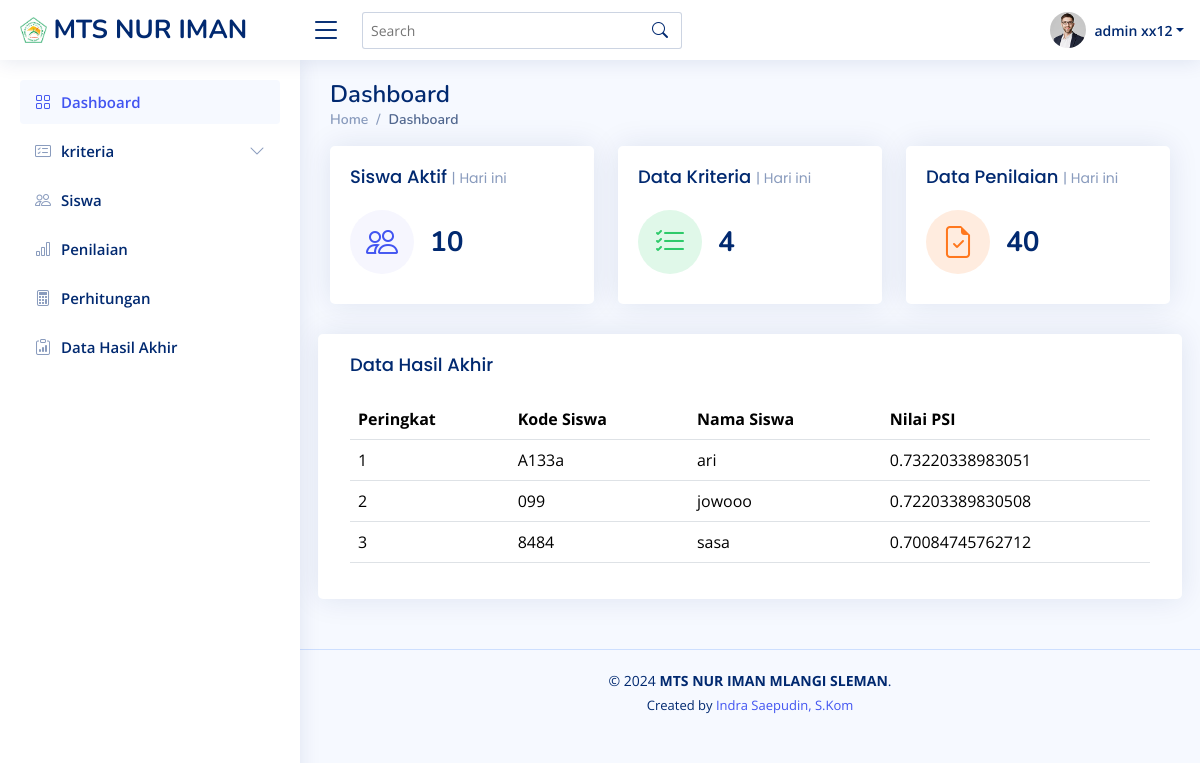
Screenshot of /dashboard.php (signed in) with the database file from the repository.
### tables this page shows
CREATE TABLE `siswa` (
  `kode_siswa` varchar(50) NOT NULL,
  `nisn` varchar(20) NOT NULL,
  `nama_siswa` varchar(100) NOT NULL,
  `kelas` varchar(10) NOT NULL,
  `jenis_kelamin` enum('Laki-laki','Perempuan') NOT NULL,
  `alamat` text NOT NULL,
  `no_telp` varchar(15) DEFAULT NULL,
  `orang_tua_wali` varchar(100) NOT NULL
);

### data.php (the view, shortened to what this page needs)
<?php
function getAlternatif($conn)
{
  $alternatif = array();
  $querySiswa = "SELECT * FROM siswa";
  $resultSiswa = $conn->query($querySiswa);
  if ($resultSiswa->rowCount() > 0) {
    while ($rowSiswa = $resultSiswa->fetch(PDO::FETCH_ASSOC)) {
      $alternatif[] = $rowSiswa;
    }
  }
  return $alternatif;
}
function getMatriksAlternatif($conn)
{
  $matriksAlternatif = array();
  $queryKriteria = "SELECT kode_kriteria, nama_kriteria, jenis_kriteria FROM kriteria";
  $resultKriteria = $conn->query($queryKriteria);
  if ($resultKriteria->rowCount() > 0) {
    while ($rowKriteria = $resultKriteria->fetch(PDO::FETCH_ASSOC)) {
      $kodeKriteria = $rowKriteria['kode_kriteria'];
      $jenisKriteria = $rowKriteria['jenis_kriteria'];
      $subkriteria = array();
      $bobotSubkriteria = array();
      $queryPenilaian = "SELECT p.kode_siswa, sk.sub_kriteria, sk.bobot_sub_kriteria
                         FROM penilaian_siswa p
                         JOIN sub_kriteria sk ON p.id_sub_kriteria = sk.id_sub_kriteria
                         WHERE p.kode_kriteria = :kodeKriteria";
      $stmtPenilaian = $conn->prepare($queryPenilaian);
      $stmtPenilaian->bindParam(':kodeKriteria', $kodeKriteria);
      $stmtPenilaian->execute();
      $resultPenilaian = $stmtPenilaian->fetchAll(PDO::FETCH_ASSOC);
      foreach ($resultPenilaian as $rowPenilaian) {
        $subkriteria[$rowPenilaian['kode_siswa']][] = $rowPenilaian['sub_kriteria'];
        $bobotSubkriteria[$rowPenilaian['kode_siswa']][] = intval($rowPenilaian['bobot_sub_kriteria']);
      }
      $matriksAlternatif[$rowKriteria['nama_kriteria']] = array('subkriteria' => $subkriteria, 'bobot_subkriteria' => $bobotSubkriteria, 'jenis_kriteria' => $jenisKriteria);
    }
  }
  return $matriksAlternatif;
}
try {
  $conn = new PDO("mysql:host=localhost;dbname=mts_psi", 'root', '');
  $conn->setAttribute(PDO::ATTR_ERRMODE, PDO::ERRMODE_EXCEPTION);
  $alternatif = getAlternatif($conn);
  $matriksAlternatif = getMatriksAlternatif($conn);
  $uniqueKriteria = array_unique(array_keys($matriksAlternatif));
} catch (PDOException $e) {
  echo "Koneksi database gagal: " . $e->getMessage();
}
?>
<!-- <?php
      function normalisasiBenefit($nilai, $maxNilai)
      {
        return $nilai / $maxNilai;
      }
      function normalisasiCost($nilai, $minNilai)
      {
        return $minNilai / $nilai;
      }
      $stmt_nilai = $conn->query("SELECT ps.kode_siswa, s.nama_siswa, ps.kode_kriteria, sk.bobot_sub_kriteria AS nilai, k.jenis_kriteria FROM penilaian_siswa ps INNER JOIN siswa s ON ps.kode_siswa = s.kode_siswa INNER JOIN sub_kriteria sk ON ps.id_sub_kriteria = sk.id_sub_kriteria INNER JOIN kriteria k ON ps.kode_kriteria = k.kode_kriteria");
      $stmt_kriteria = $conn->query("SELECT * FROM kriteria");
      $nama_kriteria = array();
      while ($row_kriteria = $stmt_kriteria->fetch(PDO::FETCH_ASSOC)) {
        $nama_kriteria[] = $row_kriteria['nama_kriteria'];
      }
      ?>
                <?php
                $totalNormalisasi = array();
                while ($row_nilai = $stmt_nilai->fetch(PDO::FETCH_ASSOC)) {
                  $kodeKriteria = $row_nilai['kode_kriteria'];
                  $nilai = $row_nilai['nilai'];
                  $maxNilai = $conn->query("SELECT MAX(bobot_sub_kriteria) FROM sub_kriteria WHERE kode_kriteria='" . $kodeKriteria . "'")->fetchColumn();
                  $minNilai = $conn->query("SELECT MIN(bobot_sub_kriteria) FROM sub_kriteria WHERE kode_kriteria='" . $kodeKriteria . "'")->fetchColumn();
                  $jenisKriteria = $row_nilai['jenis_kriteria'];
                  if ($jenisKriteria == 'Benefit') {
                    $normalisasi = normalisasiBenefit($nilai, $maxNilai);
                  } else {
                    $normalisasi = normalisasiCost($nilai, $minNilai);
                  }
                  if (!isset($totalNormalisasi[$kodeKriteria])) {
                    $totalNormalisasi[$kodeKriteria] = 0;
                  }
                  $totalNormalisasi[$kodeKriteria] += $normalisasi;
                  if ($kodeKriteria == end($nama_kriteria)) {
                    echo "</tr>";
                  }
                }
                ?>
                <?php
                $totalNilai = array_fill_keys($uniqueKriteria, 0);
                foreach ($alternatif as $siswa) {
                  foreach ($nama_kriteria as $kriteria) {
                    $kodeKriteria = $conn->query("SELECT kode_kriteria FROM kriteria WHERE nama_kriteria='" . $kriteria . "'")->fetchColumn();
                    $bobotSubkriteria = $conn->query("SELECT sk.bobot_sub_kriteria FROM sub_kriteria sk INNER JOIN penilaian_siswa ps ON sk.id_sub_kriteria = ps.id_sub_kriteria WHERE ps.kode_siswa='" . $siswa['kode_siswa'] . "' AND ps.kode_kriteria='" . $kodeKriteria . "'")->fetchColumn();
                    $maxBobot = $conn->query("SELECT MAX(bobot_sub_kriteria) FROM sub_kriteria WHERE kode_kriteria='" . $kodeKriteria . "'")->fetchColumn();
                    $minBobot = $conn->query("SELECT MIN(bobot_sub_kriteria) FROM sub_kriteria WHERE kode_kriteria='" . $kodeKriteria . "'")->fetchColumn();
                    $jenisKriteria = $conn->query("SELECT jenis_kriteria FROM kriteria WHERE kode_kriteria='" . $kodeKriteria . "'")->fetchColumn();
                    if ($jenisKriteria == 'Benefit') {
                      $normalisasi = $bobotSubkriteria / $maxBobot;
                    } else {
                      $normalisasi = $minBobot / $bobotSubkriteria;
                    }
                    $rataRata = $totalNormalisasi[$kodeKriteria] / count($nama_kriteria);
                    $nilaiKurangRataRata = $normalisasi - $rataRata;
                    $totalNilai[$kriteria] += $nilaiKurangRataRata;
                  }
                }
                ?>
                  <?php
                  $totalSemuaDeviasi = 0;
                  foreach ($uniqueKriteria as $kriteria) {
                    $deviasi = 1 - $totalNilai[$kriteria];
                    $totalSemuaDeviasi += $deviasi;
                  ?>
                  <?php } ?>
                <?php
                foreach ($alternatif as $siswa) {
                  foreach ($nama_kriteria as $kriteria) {
                    $kodeKriteria = $conn->query("SELECT kode_kriteria FROM kriteria WHERE nama_kriteria='" . $kriteria . "'")->fetchColumn();
                    $bobotSubkriteria = $conn->query("SELECT sk.bobot_sub_kriteria FROM sub_kriteria sk INNER JOIN penilaian_siswa ps ON sk.id_sub_kriteria = ps.id_sub_kriteria WHERE ps.kode_siswa='" . $siswa['kode_siswa'] . "' AND ps.kode_kriteria='" . $kodeKriteria . "'")->fetchColumn();
                    $maxBobot = $conn->query("SELECT MAX(bobot_sub_kriteria) FROM sub_kriteria WHERE kode_kriteria='" . $kodeKriteria . "'")->fetchColumn();
                    $minBobot = $conn->query("SELECT MIN(bobot_sub_kriteria) FROM sub_kriteria WHERE kode_kriteria='" . $kodeKriteria . "'")->fetchColumn();
                    $jenisKriteria = $conn->query("SELECT jenis_kriteria FROM kriteria WHERE kode_kriteria='" . $kodeKriteria . "'")->fetchColumn();
                    if ($jenisKriteria == 'Benefit') {
                      $normalisasi = $bobotSubkriteria / $maxBobot;
                    } else {
                      $normalisasi = $minBobot / $bobotSubkriteria;
                    }
                  }
                }
                ?>
<div class="card">
  <div class="card-body">
    <h5 class="card-title">Data Hasil Akhir</h5>
    <table class="table table-hover">
      <thead>
        <tr>
          <th>Peringkat</th>
          <th>Kode Siswa</th>
          <th>Nama Siswa</th>
          <th>Nilai PSI</th>
        </tr>
      </thead>
      <tbody>
        <?php
        $nilaiPSI_siswa = array();
        foreach ($alternatif as $siswa) {
          $kodeSiswa = $siswa['kode_siswa'];
          $nilaiPSI = 0;
          foreach ($nama_kriteria as $kriteria) {
            $kodeKriteria = $conn->query("SELECT kode_kriteria FROM kriteria WHERE nama_kriteria='" . $kriteria . "'")->fetchColumn();
            $bobotSubkriteria = $conn->query("SELECT sk.bobot_sub_kriteria FROM sub_kriteria sk INNER JOIN penilaian_siswa ps ON sk.id_sub_kriteria = ps.id_sub_kriteria WHERE ps.kode_siswa='" . $siswa['kode_siswa'] . "' AND ps.kode_kriteria='" . $kodeKriteria . "'")->fetchColumn();
            $maxBobot = $conn->query("SELECT MAX(bobot_sub_kriteria) FROM sub_kriteria WHERE kode_kriteria='" . $kodeKriteria . "'")->fetchColumn();
            $minBobot = $conn->query("SELECT MIN(bobot_sub_kriteria) FROM sub_kriteria WHERE kode_kriteria='" . $kodeKriteria . "'")->fetchColumn();
            $jenisKriteria = $conn->query("SELECT jenis_kriteria FROM kriteria WHERE kode_kriteria='" . $kodeKriteria . "'")->fetchColumn();
            if ($jenisKriteria == 'Benefit') {
              $normalisasi = $bobotSubkriteria / $maxBobot;
            } else {
              $normalisasi = $minBobot / $bobotSubkriteria;
            }
            $bobotKriteria = (1 - $totalNilai[$kriteria]) / $totalSemuaDeviasi;
            $nilaiPSI += $normalisasi * $bobotKriteria;
          }
          $nilaiPSI_siswa[$kodeSiswa] = $nilaiPSI;
        }
        arsort($nilaiPSI_siswa);
        $peringkat = 1;
        foreach ($nilaiPSI_siswa as $kodeSiswa => $nilaiPSI) {
          if ($peringkat > 3) {
            break;
          }
          $namaSiswa = $conn->query("SELECT nama_siswa FROM siswa WHERE kode_siswa='" . $kodeSiswa . "'")->fetchColumn();
          echo "<tr>";
          echo "<td>$peringkat</td>";
          echo "<td>$kodeSiswa</td>";
          echo "<td>$namaSiswa</td>";
          echo "<td>$nilaiPSI</td>";
          echo "</tr>";
          $peringkat++;
        }
        ?>
      </tbody>
    </table>
  </div>
</div>
</section>
</main>

### assets/template/NiceAdmin/assets/css/style.css (style rules this page uses)
:root { scroll-behavior: smooth; }
body { font-family: "Open Sans", sans-serif; background: #f6f9ff; color: #444444; }
h1, h2, h3, h4, h5, h6 { font-family: "Nunito", sans-serif; }
.card { margin-bottom: 30px; border: none; border-radius: 5px; box-shadow: 0px 0 30px rgba(1, 41, 112, 0.1); }
.card-title { padding: 20px 0 15px 0; font-size: 18px; font-weight: 500; color: #012970; font-family: "Poppins", sans-serif; }
.card-body { padding: 0 20px 20px 20px; }

### rows the page displays
siswa: nama_siswa "ari"
siswa: nama_siswa "jowooo"
siswa: nama_siswa "sasa"

### other values shown
$_SESSION['admin']['nama'] "admin xx12"
$row_siswa['total'] "10"
$row_kriteria['total'] "4"
$row_penilaian['total'] "40"
$kodeSiswa "A133a"
$nilaiPSI "0.73220338983051"
$kodeSiswa "099"
$nilaiPSI "0.72203389830508"
$kodeSiswa "8484"
$nilaiPSI "0.70084745762712"
